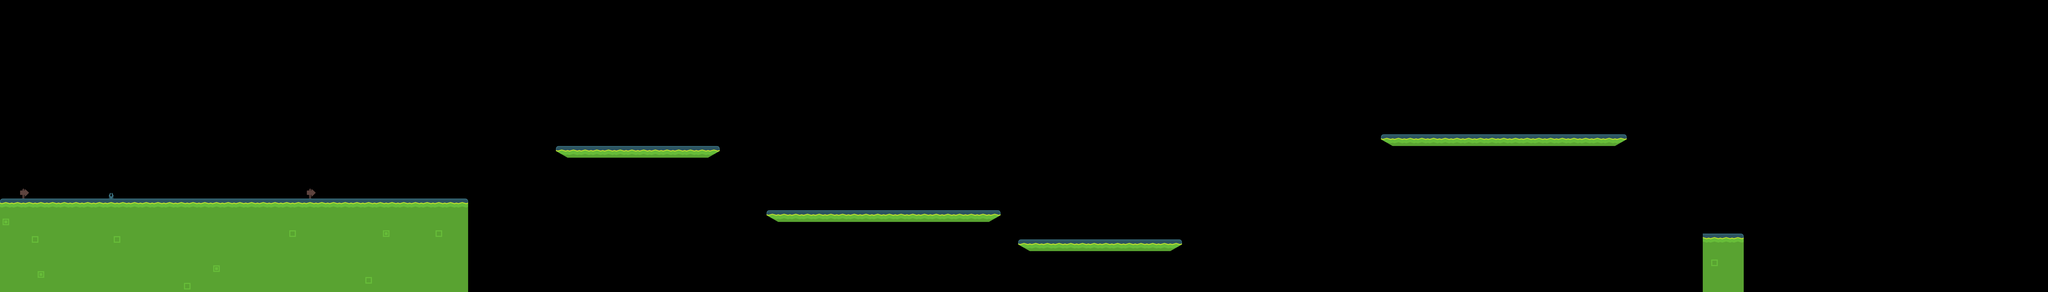

Rendered tile map (Tiled .tmx) drawn with the repository's tilesets; below, a short description and the map source with its tile grids summarised:
An orthogonal 350x50 tile map with 32x32 px tiles, 1 tile layer (Tile Layer 1) and 6 objects.

<map version="1.2" tiledversion="1.2.4" orientation="orthogonal" renderorder="right-down" width="350" height="50" tilewidth="32" tileheight="32" infinite="0" nextlayerid="149" nextobjectid="146">
 <tileset firstgid="1" source="../tilesheet_complete.tsx" />
 <layer id="1" name="Tile Layer 1" width="350" height="50">
  <data>[17500 cells, 1638 non-empty, 42 distinct tile ids]</data>
 </layer>
 <objectgroup id="142" name="Object Layer 1">
  <object id="139" x="0" y="1600">
   <polyline points="0,0 0,-512 2560,-512 2560,-32" />
  </object>
 </objectgroup>
 <objectgroup id="148" name="Object Layer 2">
  <object id="145" x="3104" y="864">
   <polyline points="0,0 -64,-32 -64,-64 832,-64 832,-32 768,0" />
  </object>
 </objectgroup>
 <objectgroup id="144" name="Object Layer 3">
  <object id="141" x="4256" y="1216">
   <polyline points="0,0 -64,-32 -64,-64 1216,-64 1216,-32 1152,0" />
  </object>
 </objectgroup>
 <objectgroup id="145" name="Object Layer 4">
  <object id="142" x="5632" y="1376">
   <polyline points="0,0 -64,-32 -64,-64 832,-64 832,-32 736,0" />
  </object>
 </objectgroup>
 <objectgroup id="146" name="Object Layer 5">
  <object id="143" x="7616" y="800">
   <polyline points="0,0 -64,-32 -64,-64 1280,-64 1280,-32 1216,0" />
  </object>
 </objectgroup>
 <objectgroup id="147" name="Object Layer 6">
  <object id="144" x="9312" y="1600">
   <polyline points="0,0 0,-320 224,-320 224,0" />
  </object>
 </objectgroup>
</map>
